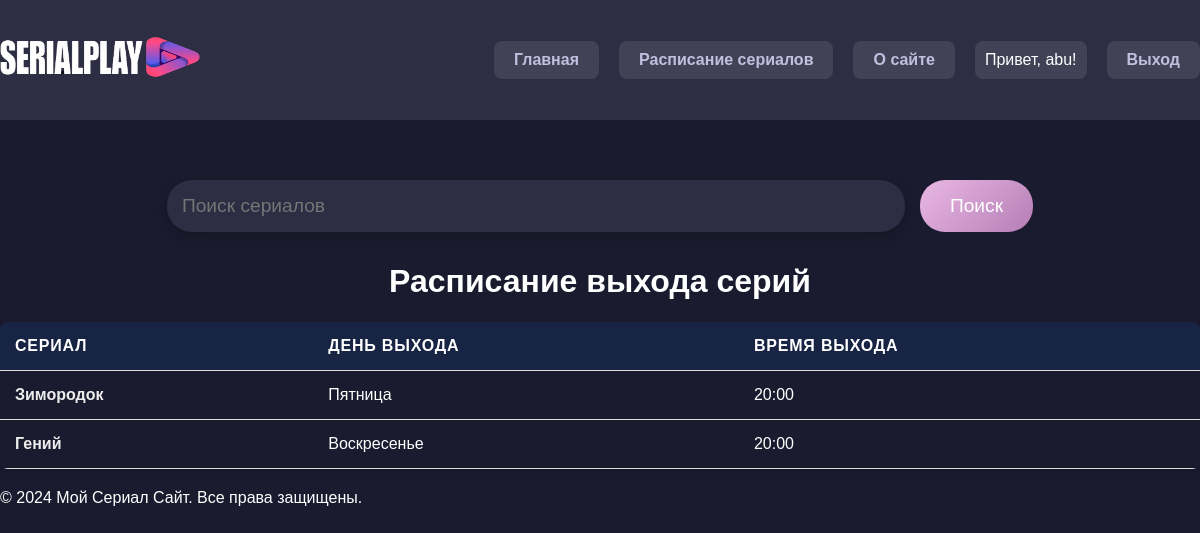
The app's page /schedule/ (signed in) with its own data.
### app_serires/models.py (models this page shows, shortened)
class ReleaseSchedule(models.Model):
    DAYS_OF_WEEK = [
        ('mon', 'Понедельник'),
        ('tue', 'Вторник'),
        ('wed', 'Среда'),
        ('thu', 'Четверг'),
        ('fri', 'Пятница'),
        ('sat', 'Суббота'),
        ('sun', 'Воскресенье'),
    ]
    series = models.ForeignKey(Series, on_delete=models.CASCADE, related_name='release_schedules')
    release_day = models.CharField(max_length=3, choices=DAYS_OF_WEEK, default='mon')
    release_time = models.TimeField()  # Время выхода серии

class Series(models.Model):
    title = models.CharField(max_length=255)
    description = models.TextField()
    genres = models.ManyToManyField(Genre, related_name='series')
    country = models.ForeignKey(Country, on_delete=models.SET_NULL, null=True)
    popularity = models.PositiveIntegerField(default=0)
    poster_url = models.URLField(blank=True)
    rating = models.FloatField(default=0)
    release_year = models.PositiveIntegerField(null=True, blank=True)
    clicks = models.IntegerField(default=0)

### app_serires/views.py (the view)
# urls.py: path('schedule/', views.schedule_view, name='schedule'),
def schedule_view(request):
    schedules = ReleaseSchedule.objects.select_related('series').all()
    return render(request, 'schedule.html', {'schedules': schedules})

### templates/schedule.html (shortened to what this page needs)
{% extends 'base.html' %}
{% block content %}
<h1 style="text-align: center; color: #ffffff;">Расписание выхода серий</h1>
<table>
    <thead>
        <tr>
            <th>Сериал</th>
            <th>День выхода</th>
            <th>Время выхода</th>
        </tr>
    </thead>
    <tbody>
        {% for schedule in schedules %}
        <tr>
            <td><a href="{% url 'series_detail' schedule.series.id %}">{{ schedule.series.title }}</a></td>
            <td>{{ schedule.get_release_day_display }}</td>
            <td>{{ schedule.release_time|date:"H:i" }}</td>
        </tr>
        {% endfor %}
    </tbody>
</table>
{% endblock %}

### templates/base.html (shortened to what this page needs)
{% load static %}
<!DOCTYPE html>
<html lang="ru">
<head>
    <link rel="stylesheet" href="{% static 'css/base.css' %}">
</head>
<body>
    <nav class="navbar">
        <div class="container">
            <a href="{% url 'home' %}" class="navbar-brand">
                <img src="{% static 'images/logo1.png' %}" alt="SerialPlay Logo" style="height: 40px; width: 200px;">
            </a>
            <ul class="navbar-nav">
                <li><a href="{% url 'home' %}">Главная</a></li>
                <li><a href="{% url 'schedule' %}">Расписание сериалов</a></li>
                <li><a href="{% url 'about' %}">О сайте</a></li>
                {% if not user.is_authenticated %}
                    <li><a href="{% url 'register' %}">Регистрация</a></li>
                    <li><a href="{% url 'login' %}">Логин</a></li>
                {% else %}
                    <li><span>Привет, {{ user.username }}!</span></li>
                    <li><a href="{% url 'logout' %}">Выход</a></li>
                {% endif %}
            </ul>
        </div>
    </nav>
<form class="search-form" id="search-form">
    <input type="text" name="q" id="search-input" placeholder="Поиск сериалов" aria-label="Search" required>
    <button type="submit">Поиск</button>
</form>
    <div class="container">
        {% block content %}
        {% endblock %}
    </div>
    <footer>
        <div class="container">
            <p>&copy; 2024 Мой Сериал Сайт. Все права защищены.</p>
        </div>
    </footer>
</body>
</html>

### static/css/base.css (style rules this page uses)
body { background-color: #1b1b2f; color: #ffffff; font-family: 'Arial', sans-serif; margin: 0; padding: 0; }
.navbar { background-color: #2d2d44; padding: 15px 0; position: relative; }
.navbar .container { display: flex; justify-content: space-between; align-items: center; flex-wrap: wrap; }
.navbar-brand { color: #ffffff; font-size: 1.5em; text-transform: uppercase; text-decoration: none; margin-right: 20px; }
.navbar-nav { list-style: none; display: flex; gap: 20px; flex-wrap: wrap; }
.navbar-nav li a { color: #c0c0df; text-decoration: none; font-size: 1em; padding: 5px 10px; }
.search-form { display: flex; justify-content: center; margin-top: 50px; padding: 10px; }
.search-form input[type="text"] { width: 60%; padding: 15px; border: none; border-radius: 25px; background-color: #2d2d44; color: #ffffff; font-size: 1.2em; box-shadow: 0 5px 15px rgba(0, 0, 0, 0.2); outline: none; transition: width 0.4s ease; }
.search-form button { padding: 15px 30px; margin-left: 15px; border: none; border-radius: 25px; background-color: #ff79c6; color: #ffffff; font-size: 1.2em; cursor: pointer; transition: background-color 0.3s ease, transform 0.3s ease; }

### templates/schedule.html (style rules this page uses)
table { width: 100%; border-collapse: collapse; margin: 20px 0; background-color: transparent; box-shadow: 0 4px 10px rgba(0, 0, 0, 0.1); border-radius: 8px; overflow: hidden; }
th, td { padding: 15px; text-align: left; border-bottom: 1px solid #dddddd; }
th { background-color: rgba(0, 123, 255, 0.1); color: #ffffff; text-transform: uppercase; letter-spacing: 0.05em; }
a { text-decoration: none; color: #007bff; font-weight: bold; }
a { color: #EDEDED; text-decoration: none; transition: color 0.3s; }
ul { list-style-type: none; padding: 0; }
li { background: rgba(255, 255, 255, 0.1); margin: 10px 0; padding: 10px; border-radius: 8px; }
button { background: linear-gradient(135deg, #EAB8E4, #B57EB6); color: #2E1A47; border: none; padding: 10px 15px; border-radius: 5px; cursor: pointer; transition: background 0.3s, transform 0.3s; }

### records on screen
ReleaseSchedule: series "Зимородок", release_day "Пятница", release_time "20:00"
ReleaseSchedule: series "Гений", release_day "Воскресенье", release_time "20:00"

### other values on screen
{{ user.username }} "abu"
